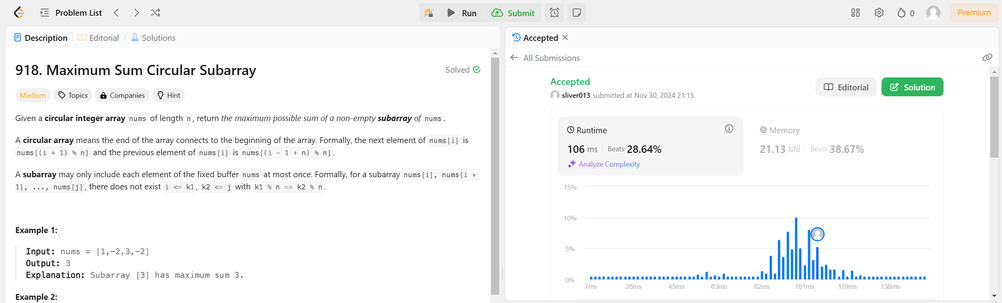
#> input picture 202_hw/leetcode/data/1130/918.png, 1002 x 303 px, shrunk from 2553 x 771 before the run
$ python combine_image.py
#> lines starting #> are read from the running program, lines starting #| are printed output that depends on the picture
from PIL import Image

# 打开四张 PNG 图片
image1 = Image.open("data/1130/918.png")
#> image1 is the input picture: PIL image 1002x303 RGB; mean R, G, B 245.1, 246.2, 246.5
image2 = Image.open("data/1130/198.png")
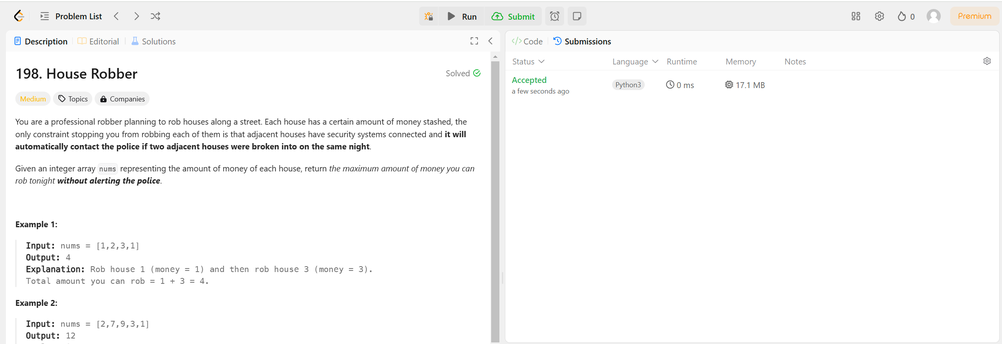
#> input picture 202_hw/leetcode/data/1130/198.png, 1002 x 344 px, shrunk from 2552 x 875 before the run
#> image2 is the input picture: PIL image 1002x344 RGB; mean R, G, B 248.5, 248.6, 248.4
image3 = Image.open("data/1130/213.png")
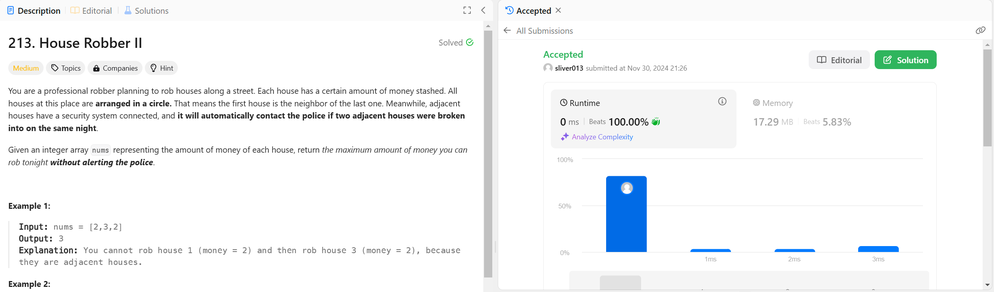
#> input picture 202_hw/leetcode/data/1130/213.png, 994 x 292 px, shrunk from 2532 x 744 before the run
#> image3 is the input picture: PIL image 994x292 RGB; mean R, G, B 244.2, 246, 247.2
image4 = Image.open("data/1130/2321.png")
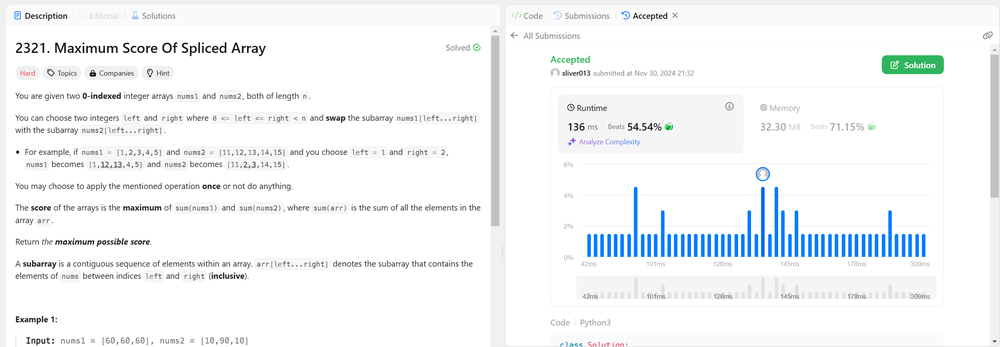
#> input picture 202_hw/leetcode/data/1130/2321.png, 1000 x 347 px, shrunk from 2547 x 885 before the run
#> image4 is the input picture: PIL image 1000x347 RGB; mean R, G, B 243.6, 245.7, 247.5

# 获取每张图片的宽度和高度
width1, height1 = image1.size
#> width1 = 1002; height1 = 303
width2, height2 = image2.size
#> width2 = 1002; height2 = 344
width3, height3 = image3.size
#> width3 = 994; height3 = 292
width4, height4 = image4.size
#> width4 = 1000; height4 = 347

# 计算拼接后图片的宽度和高度
max_width = max(width1, width2, width3, width4)  # 最大宽度
#> max_width = 1002
total_height = height1 + height2 + height3 + height4  # 总高度为四张图片高度之和
#> total_height = 1286

# 创建一个新的空白图片，模式为 RGBA（包含透明度）
new_image = Image.new("RGBA", (max_width, total_height))
#> new_image: PIL image 1002x1286 RGBA; every value is 0

# 将四张图片粘贴到新图片上
new_image.paste(image1, (0, 0))          # 第一张在最上面
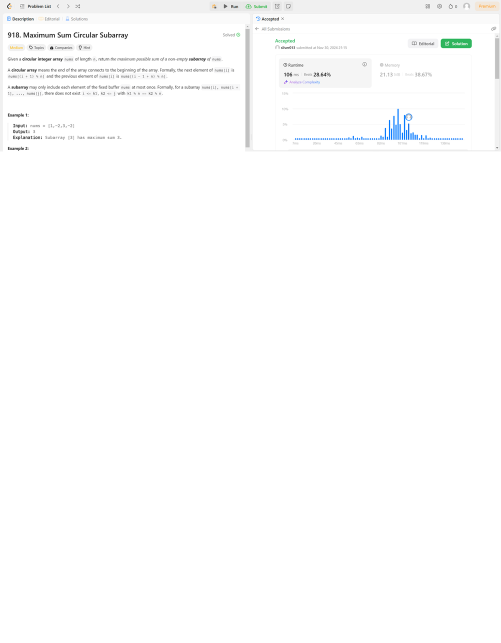
#> new_image: PIL image 1002x1286 RGBA (shown at 1/2 size); mean R, G, B, A 57.8, 58, 58.1, 60.1; transparent parts drawn white
new_image.paste(image2, (0, height1))    # 第二张在第一张下方
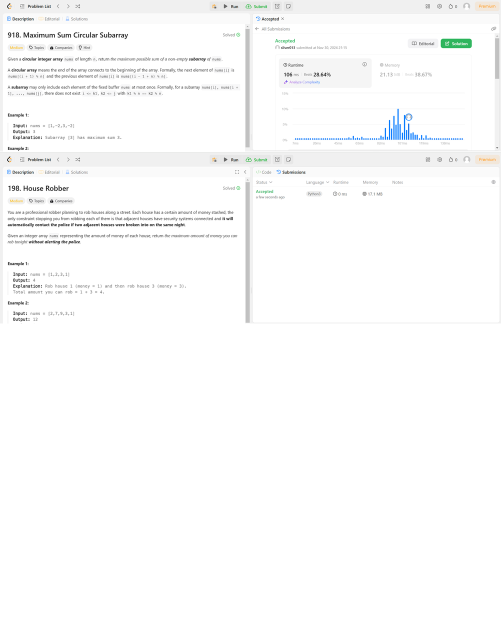
#> new_image: PIL image 1002x1286 RGBA (shown at 1/2 size); mean R, G, B, A 124.2, 124.5, 124.5, 128.3; transparent parts drawn white
new_image.paste(image3, (0, height1 + height2))  # 第三张在第二张下方
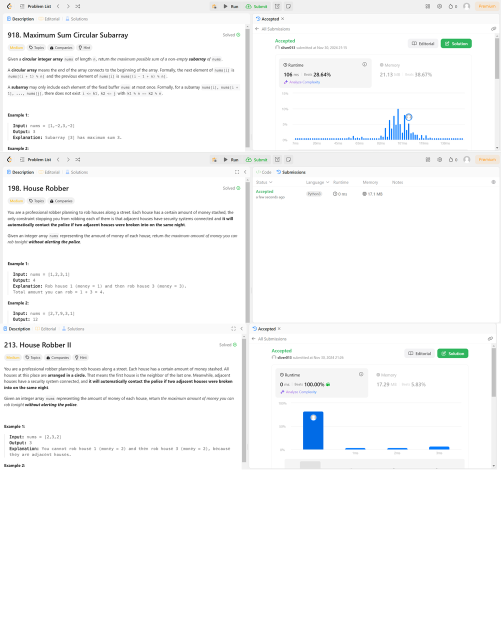
#> new_image: PIL image 1002x1286 RGBA (shown at 1/2 size); mean R, G, B, A 179.2, 179.9, 180.2, 185.7; transparent parts drawn white
new_image.paste(image4, (0, height1 + height2 + height3))  # 第四张在第三张下方
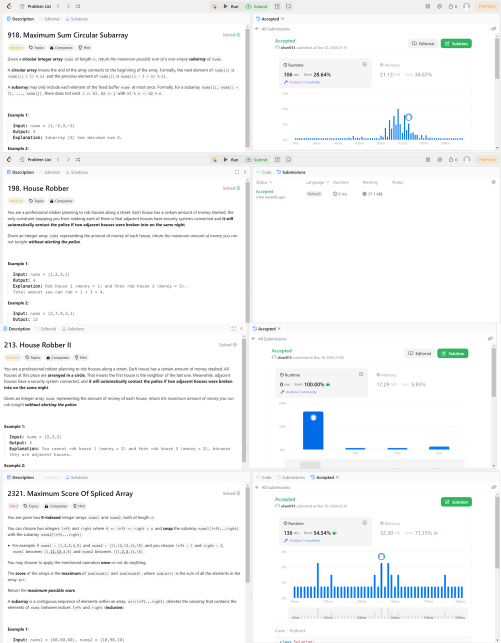
#> new_image: PIL image 1002x1286 RGBA (shown at 1/2 size); mean R, G, B, A 244.8, 246.1, 246.8, 254.4; transparent parts drawn white

# 保存拼接后的图片
new_image.save("hl_hw5.png")
